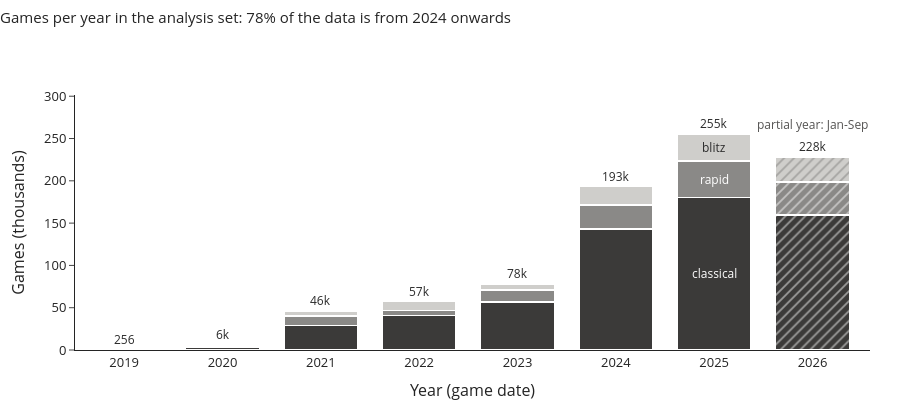

Notebook code for this chart:
### Markdown cell above
## 3. Results

The thirteen figures below form the results dashboard of the report; the same views are available interactively in the Dash app (section 3.5). Each figure has a title that states its finding, axis labels with units and, where colour or symbol carries meaning, a legend; the two to three sentences under each figure give the key number and the main caveat (all numbers are computed from the tables).

**Design choices (Gestalt principles, used on purpose).**
* *Similarity*: the three time controls are encoded the same way in every figure (always in the order classical, rapid, blitz, with the same colour and line style or grey level), and the underdog's colour always by marker shape (circle = White, open diamond = Black), so a reader learns the code once.
* *Proximity and common region*: comparisons that matter sit side by side in small multiples with shared axes (one panel per time control or rating band), so they are read along a common scale.
* *Figure and ground*: one highlight colour (green) marks the point of a figure; context is grey and background marks are light. Cells or bins with fewer than 100 games are hatched or left out instead of being shown as noisy values.
* *Continuity and enclosure*: fitted curves are continuous lines, observed rates are dots, and 95 % intervals are shaded bands around the line they belong to.
* *Greyscale*: no meaning rests on hue alone (line style, marker shape and grey level carry it too); greyscale copies of every figure (`viz/renders/*_grey.png`) were checked.

### 3.1 The data (univariate and bivariate)

### Code cell
show("fig_games_per_year", width=None)

### Figure 1 — Plotly figure (JSON) as saved in the notebook; plotly's stock layout.template omitted (floating-point values rounded to 4 significant figures)
{"data": [{"customdata": [256.0, 3693.0, 29070.0, 40640.0, 56720.0, 143100.0, 180400.0, 159800.0], "hovertemplate": "%{x} classical: %{customdata:,.0f} games<extra></extra>", "marker": {"color": "#3b3a39", "line": {"color": "white", "width": 1.5}, "pattern": {"fgcolor": "white", "shape": ["", "", "", "", "", "", "", "/"], "size": 7, "solidity": 0.25}}, "name": "classical", "showlegend": false, "type": "bar", "x": [2019, 2020, 2021, 2022, 2023, 2024, 2025, 2026], "y": [0.256, 3.693, 29.07, 40.64, 56.72, 143.1, 180.4, 159.8]}, {"customdata": [0.0, 1224.0, 11060.0, 5960.0, 14140.0, 28480.0, 42980.0, 38920.0], "hovertemplate": "%{x} rapid: %{customdata:,.0f} games<extra></extra>", "marker": {"color": "#8a8987", "line": {"color": "white", "width": 1.5}, "pattern": {"fgcolor": "white", "shape": ["", "", "", "", "", "", "", "/"], "size": 7, "solidity": 0.25}}, "name": "rapid", "showlegend": false, "type": "bar", "x": [2019, 2020, 2021, 2022, 2023, 2024, 2025, 2026], "y": [0.0, 1.224, 11.06, 5.96, 14.14, 28.48, 42.98, 38.92]}, {"customdata": [0.0, 586.0, 6184.0, 10510.0, 7050.0, 21420.0, 32060.0, 29670.0], "hovertemplate": "%{x} blitz: %{customdata:,.0f} games<extra></extra>", "marker": {"color": "#cfcecb", "line": {"color": "white", "width": 1.5}, "pattern": {"fgcolor": "#7a7977", "shape": ["", "", "", "", "", "", "", "/"], "size": 7, "solidity": 0.25}}, "name": "blitz", "showlegend": false, "type": "bar", "x": [2019, 2020, 2021, 2022, 2023, 2024, 2025, 2026], "y": [0.0, 0.586, 6.184, 10.51, 7.05, 21.42, 32.06, 29.67]}], "layout": {"annotations": [{"font": {"color": "#2b2b2b", "size": 12}, "showarrow": false, "text": "256", "x": 2019, "y": 0.256, "yanchor": "bottom"}, {"font": {"color": "#2b2b2b", "size": 12}, "showarrow": false, "text": "6k", "x": 2020, "y": 5.503, "yanchor": "bottom"}, {"font": {"color": "#2b2b2b", "size": 12}, "showarrow": false, "text": "46k", "x": 2021, "y": 46.31, "yanchor": "bottom"}, {"font": {"color": "#2b2b2b", "size": 12}, "showarrow": false, "text": "57k", "x": 2022, "y": 57.11, "yanchor": "bottom"}, {"font": {"color": "#2b2b2b", "size": 12}, "showarrow": false, "text": "78k", "x": 2023, "y": 77.91, "yanchor": "bottom"}, {"font": {"color": "#2b2b2b", "size": 12}, "showarrow": false, "text": "193k", "x": 2024, "y": 193.0, "yanchor": "bottom"}, {"font": {"color": "#2b2b2b", "size": 12}, "showarrow": false, "text": "255k", "x": 2025, "y": 255.5, "yanchor": "bottom"}, {"font": {"color": "#2b2b2b", "size": 12}, "showarrow": false, "text": "228k", "x": 2026, "y": 228.4, "yanchor": "bottom"}, {"font": {"color": "white", "size": 12}, "showarrow": false, "text": "classical", "x": 2025, "y": 90.22}, {"font": {"color": "white", "size": 12}, "showarrow": false, "text": "rapid", "x": 2025, "y": 201.9}, {"font": {"color": "#2b2b2b", "size": 12}, "showarrow": false, "text": "blitz", "x": 2025, "y": 239.4}, {"font": {"color": "#555453", "size": 12}, "showarrow": false, "text": "partial year: Jan-Sep", "x": 2026, "y": 228.4, "yanchor": "bottom", "yshift": 22}], "bargap": 0.25, "barmode": "stack", "font": {"size": 13}, "height": 420, "legend": {"orientation": "h", "x": 0, "xanchor": "left", "y": -0.2, "yanchor": "top"}, "margin": {"b": 70, "l": 75, "r": 30, "t": 95}, "title": {"font": {"size": 15}, "text": "Games per year in the analysis set: 78% of the data is from 2024 onwards", "x": 0, "xanchor": "left", "y": 0.97, "yanchor": "top"}, "xaxis": {"ticks": "", "tickvals": [2019, 2020, 2021, 2022, 2023, 2024, 2025, 2026], "title": {"text": "Year (game date)"}}, "yaxis": {"range": [0, 301.5], "title": {"text": "Games (thousands)"}}}}
